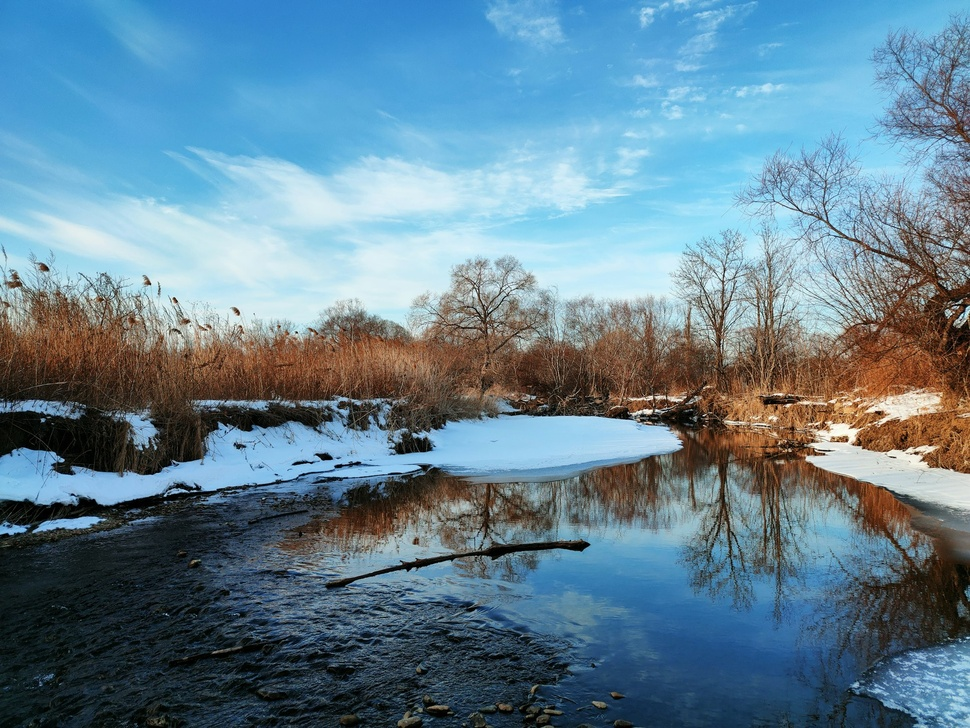
#> input picture 8thSemester/DIP/DIP ASSIGNMENT/Assignment2/input.jpg, 970 x 728 px, shrunk from 1974 x 1481 before the run
$ python a4b.py   (older library calls are emulated)
#> lines starting #> are read from the running program, lines starting #| are printed output that depends on the picture
import cv2
import numpy as np
import matplotlib.pyplot as plt
img = cv2.imread('input.jpg', cv2.IMREAD_GRAYSCALE)
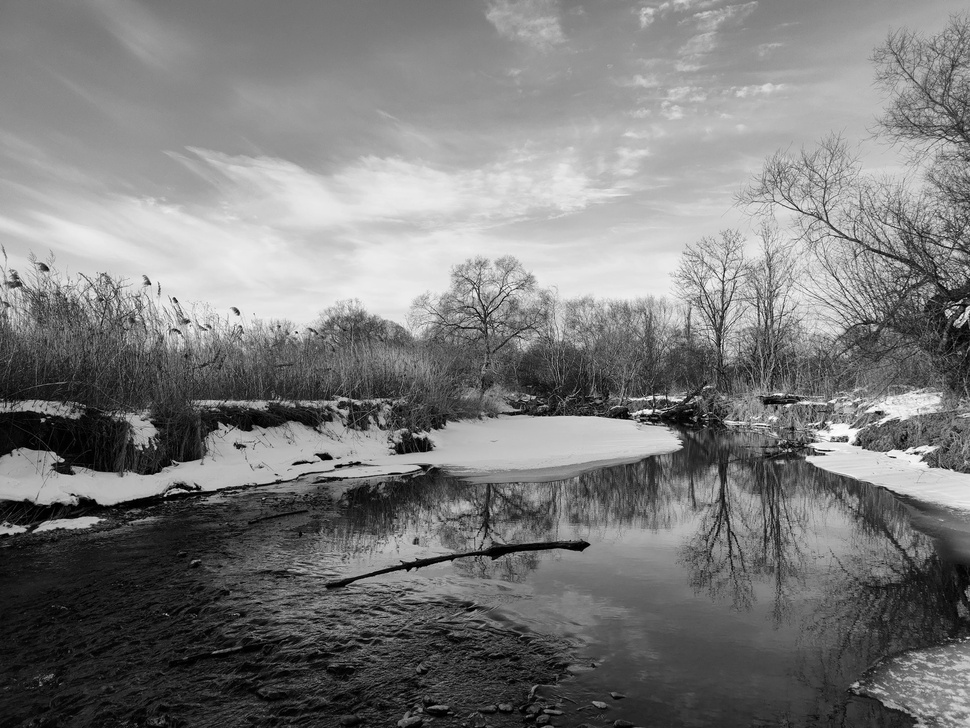
#> img: shape (728, 970); min 0, max 255, mean 122.7
laplacian = cv2.Laplacian(img, cv2.CV_64F)
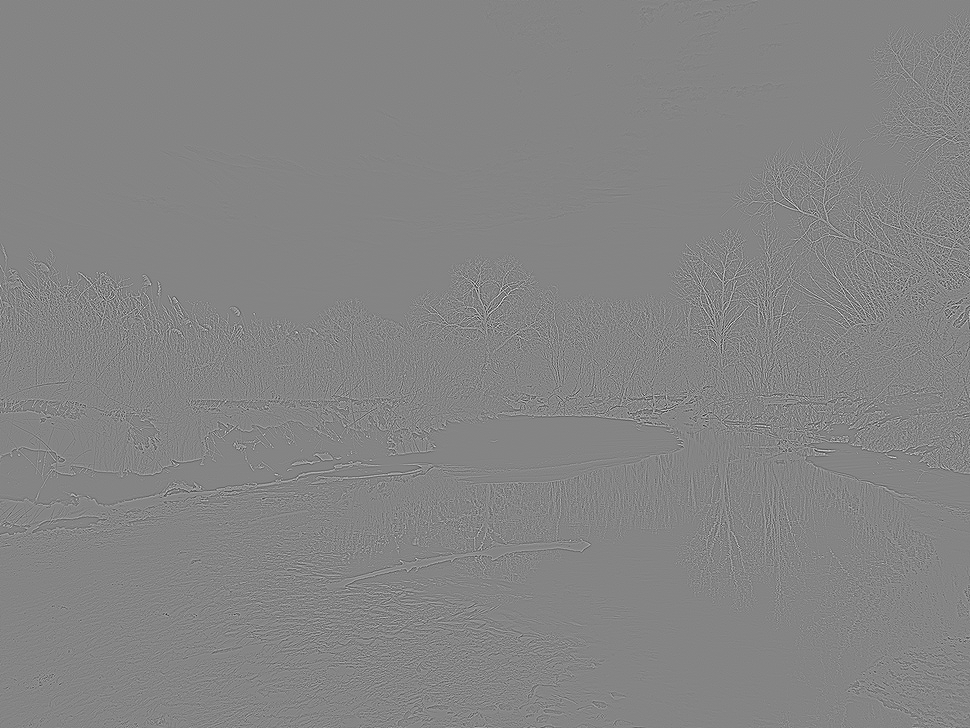
#> laplacian: shape (728, 970) float64; min -529, max 486, mean 0; drawn with min black and max white
laplacian = np.uint8(np.absolute(laplacian))
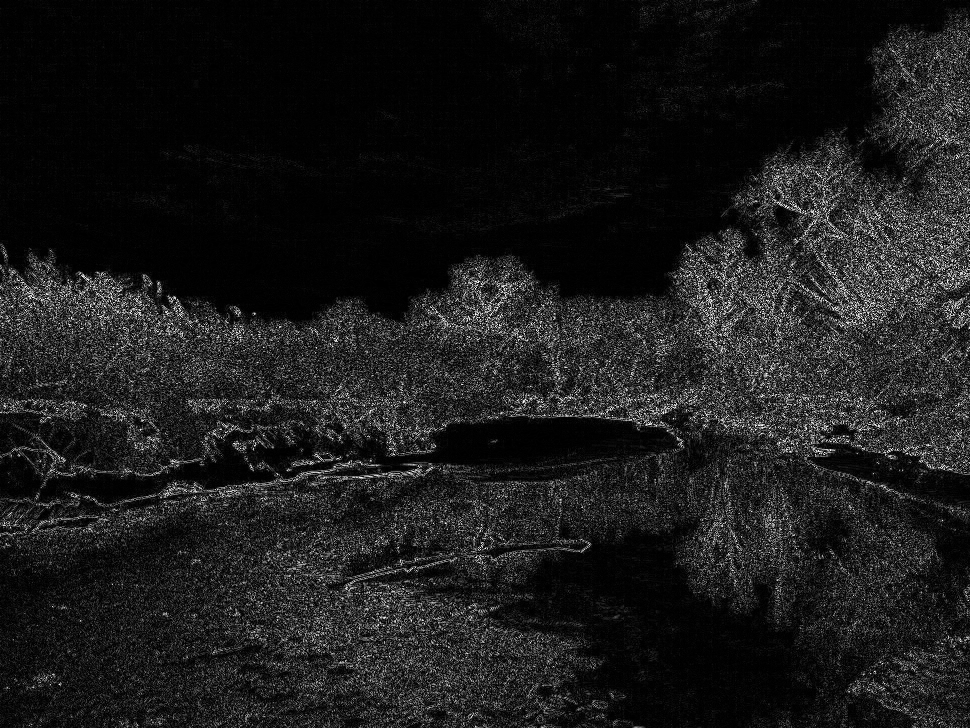
#> laplacian: shape (728, 970); min 0, max 255, mean 27.4
plt.imshow(laplacian, cmap='gray'); plt.title('Laplacian Sharpening'); plt.axis('off'); plt.show()
